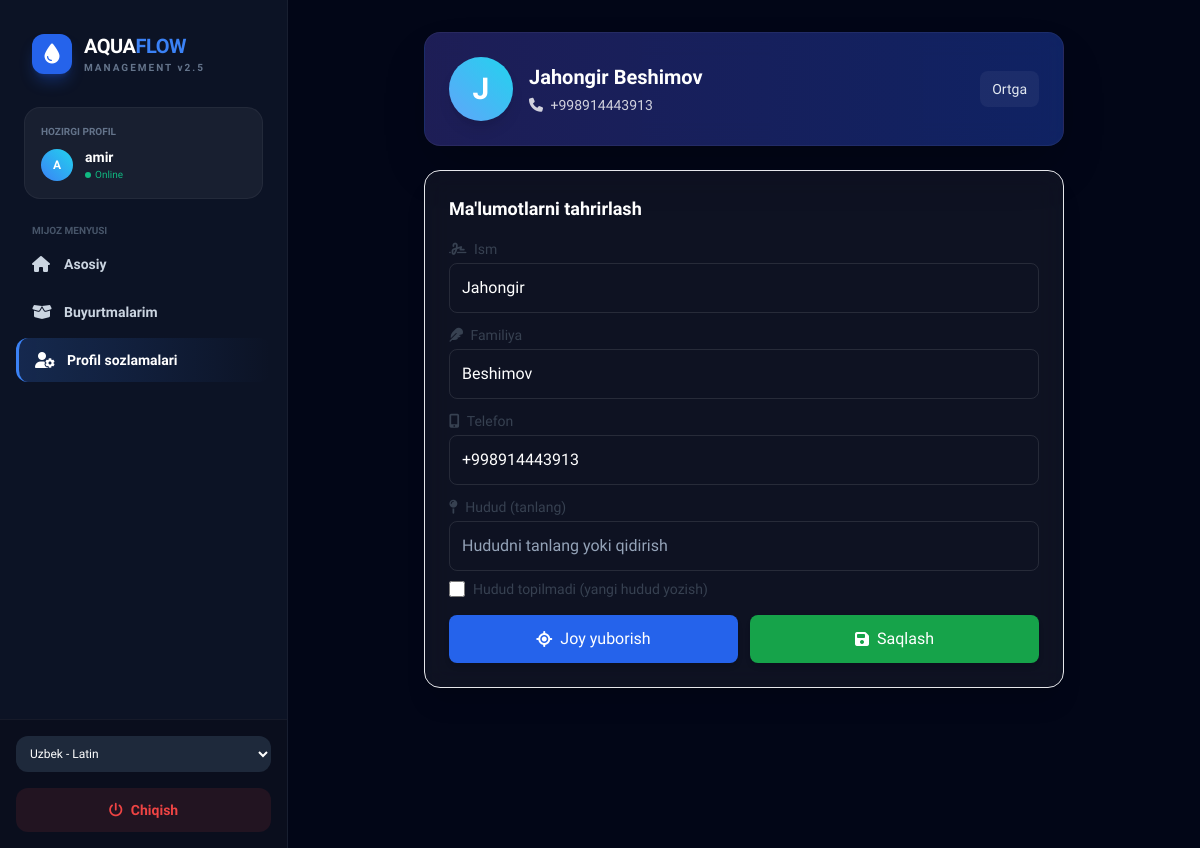
The page /client_panel/profile/ (signed in) on the database its author committed.
### suv_tashish_crm/models.py (models this page shows, shortened)
class Client(models.Model):
    user = models.OneToOneField(
        settings.AUTH_USER_MODEL,
        on_delete=models.CASCADE,
        null=True,
        blank=True,
        related_name="suv_client_profile",
        related_query_name="suv_client_profile",
    )
    business = models.ForeignKey(Business, on_delete=models.CASCADE, related_name="clients", null=True)
    full_name = models.CharField(max_length=255)
    first_name = models.CharField(max_length=150, null=True, blank=True)
    last_name = models.CharField(max_length=150, null=True, blank=True)
    phone = models.CharField(max_length=15, unique=True)
    customer_id = models.CharField(max_length=32, unique=True, null=True, blank=True)
    region = models.ForeignKey(Region, on_delete=models.SET_NULL, null=True, blank=True)
    location_lat = models.FloatField(null=True, blank=True)
    location_lon = models.FloatField(null=True, blank=True)
    bottle_balance = models.IntegerField(default=1)
    debt = models.DecimalField(max_digits=10, decimal_places=2, default=0.0)
    last_order = models.DateTimeField(null=True, blank=True)
    note = models.TextField(null=True, blank=True)
    agreed_to_contract = models.BooleanField(default=False)
    must_change_password = models.BooleanField(default=True)
    parent_admin = models.ForeignKey(
        settings.AUTH_USER_MODEL,
        on_delete=models.SET_NULL,
        null=True,
        blank=True,
        related_name="managed_clients",
    )
    bottles_count = models.PositiveIntegerField(default=1)

### client_panel/views.py (the view)
# urls.py: path("profile/", views.profile_view, name="admin_profile"),
def profile_view(request):
    client = None
    if not request.session.get('client_id'):
        return redirect('/login/')
    try:
        client = Client.objects.filter(id=request.session.get('client_id')).first()
    except Exception:
        client = None
    try:
        if client:
            request.session['client_name'] = client.first_name or getattr(client, 'full_name', '') or ''
            request.session['client_phone'] = client.phone or ''
    except Exception:
        pass
    try:
        from admin_panel.views import read_csv_data
        static_regions = read_csv_data()
        regions = [r.get('name') for r in static_regions if r.get('name')]
    except Exception:
        regions = []
    return render(request, 'client/profile.html', {'client': client, 'regions': regions})

### admin_panel/context_processors.py (called while the page is built, shortened)
def sidebar_debtors(request):
    cutoff = timezone.now() - timedelta(days=10)
    debtors_qs = Client.objects.filter(debt__gt=0, last_order__lt=cutoff).order_by('-debt')[:10]
    debtors = []
    return {'sidebar_debtors': debtors}

### suv_tashish_crm/context_processors.py (called while the page is built)
def language_context(request):
    import os, json
    BASE_DIR = os.path.dirname(os.path.dirname(os.path.abspath(__file__)))
    locale_dir = os.path.join(BASE_DIR, 'locale')
    lang = request.session.get('lang', 'uz_lat')
    if lang not in ('uz_lat', 'uz_cyrl', 'ru', 'en'):
        lang = 'uz_lat'
    filename = os.path.join(locale_dir, f"{lang}.json")
    translations = {}
    try:
        with open(filename, 'r', encoding='utf-8') as f:
            translations = json.load(f)
    except Exception:
        translations = {}
    return {
        'T': translations,
        'current_lang': lang,
        'LANG_OPTIONS': [
            ('uz_lat', 'Uzbek - Latin'),
            ('uz_cyrl', 'Uzbek - Кирил'),
            ('ru', 'Русский'),
            ('en', 'English'),
        ],
    }

def admin_login_error(request):
    try:
        msg = request.session.pop('admin_login_error')
        return {'admin_login_error': msg}
    except Exception:
        return {'admin_login_error': None}

### templates/client/profile.html (shortened to what this page needs)
{% extends 'base.html' %}
{% block content %}
<div class="max-w-2xl mx-auto px-4 pb-24">
    <div class="bg-gradient-to-r from-indigo-900/60 to-blue-800/50 backdrop-blur-md text-white rounded-2xl p-6 shadow-2xl border border-white/5">
        <div class="flex items-center gap-4">
            <div class="w-16 h-16 rounded-full bg-gradient-to-tr from-blue-400 to-cyan-400 flex items-center justify-center text-3xl shadow-lg text-white font-bold">
                {% if client and client.first_name %}{{ client.first_name|slice:":1" }}{% else %}M{% endif %}
            </div>
            <div class="flex-1">
                <div class="font-bold text-xl">{% if client and client.first_name %}{{ client.first_name }} {{ client.last_name }}{% else %}Mening Profilim{% endif %}</div>
                <div class="text-sm opacity-80 mt-1">{% if client and client.phone %}<i class="fa-solid fa-phone mr-1"></i> {{ client.phone }}{% else %}Telefon raqam{% endif %}</div>
            </div>
            <a href="/client_panel/dashboard/" class="text-sm text-slate-200 bg-white/5 hover:bg-white/10 px-3 py-2 rounded-lg">Ortga</a>
        </div>
    </div>
    <div class="mt-6 bg-white/5 backdrop-blur-md p-6 rounded-2xl shadow-xl border border-white/6">
        <h2 class="text-lg font-semibold text-white mb-4">Ma'lumotlarni tahrirlash</h2>
        <form id="profile-form">
            <label for="first_name" class="block text-sm font-medium text-gray-700 mb-1">
                <i class="fa-solid fa-signature mr-1"></i> Ism
            </label>
                 <input name="first_name" id="first_name" value="{% if client %}{{ client.first_name }}{% endif %}"
                     class="w-full p-3 border border-white/10 rounded-lg mb-3 bg-transparent text-white placeholder-slate-400 focus:outline-none focus:ring-2 focus:ring-blue-500 transition duration-200">
            <label for="last_name" class="block text-sm font-medium text-gray-700 mb-1">
                <i class="fa-solid fa-feather mr-1"></i> Familiya
            </label>
                 <input name="last_name" id="last_name" value="{% if client %}{{ client.last_name }}{% endif %}"
                     class="w-full p-3 border border-white/10 rounded-lg mb-3 bg-transparent text-white placeholder-slate-400 focus:outline-none focus:ring-2 focus:ring-blue-500 transition duration-200">
            <label for="phone" class="block text-sm font-medium text-gray-700 mb-1">
                <i class="fa-solid fa-mobile-screen-button mr-1"></i> Telefon
            </label>
                 <input name="phone" id="phone" value="{% if client %}{{ client.phone }}{% endif %}"
                     class="w-full p-3 border border-white/10 rounded-lg mb-3 bg-transparent text-white placeholder-slate-400 focus:outline-none focus:ring-2 focus:ring-blue-500 transition duration-200">
            <label for="region_name" class="block text-sm font-medium text-gray-700 mb-1">
                <i class="fa-solid fa-map-pin mr-1"></i> Hudud (tanlang)
            </label>
                 <input list="regions_list" id="region_name" name="region_name" autocomplete="off" placeholder="Hududni tanlang yoki qidirish"
                     value="{% if client and client.region %}{{ client.region.name }}{% endif %}"
                     class="w-full p-3 border border-white/10 rounded-lg mb-2 bg-transparent text-white placeholder-slate-400 focus:outline-none focus:ring-2 focus:ring-blue-500 transition duration-200">
            <div class="flex items-center space-x-2 mb-2">
                <input type="checkbox" id="region_missing" class="form-checkbox h-4 w-4 text-blue-600 rounded border-gray-300 focus:ring-blue-500">
                <label for="region_missing" class="text-sm text-gray-700 select-none">Hudud topilmadi (yangi hudud yozish)</label>
            </div>
            <div class="flex flex-col sm:flex-row gap-3 mt-4">
                <button type="button" id="send-loc" class="w-full sm:flex-1 bg-blue-600 hover:bg-blue-700 text-white p-3 rounded-lg shadow-md transition duration-200 flex items-center justify-center space-x-2">
                    <i class="fa-solid fa-location-crosshairs"></i>
                    <span>Joy yuborish</span>
                </button>
                <button type="submit" class="w-full sm:flex-1 bg-green-600 hover:bg-green-700 text-white p-3 rounded-lg shadow-md transition duration-200 flex items-center justify-center space-x-2">
                    <i class="fa-solid fa-floppy-disk"></i>
                    <span>Saqlash</span>
                </button>
            </div>
        </form>
    </div>
</div>
{% endblock %}

### templates/base.html (shortened to what this page needs)
<!doctype html>
<html lang="en" class="scroll-smooth">
<head>
    <script src="https://cdn.tailwindcss.com"></script>
    <link rel="stylesheet" href="https://cdnjs.cloudflare.com/ajax/libs/font-awesome/6.5.1/css/all.min.css" />
</head>
<body class="bg-[#020617] text-slate-300">
<div class="flex min-h-screen">
    <aside id="sidebar" class="w-72 h-screen fixed hidden md:flex flex-col glass-sidebar z-40 transition-all duration-300">
        <div class="p-8">
            <div class="flex items-center gap-3">
                <div class="w-10 h-10 rounded-xl bg-blue-600 flex items-center justify-center shadow-lg shadow-blue-600/30">
                    <i class="fa-solid fa-droplet text-white text-xl"></i>
                </div>
                <div>
                    <h1 class="text-xl font-extrabold text-white tracking-tight uppercase">Aqua<span class="text-blue-500">Flow</span></h1>
                    <p class="text-[10px] text-slate-500 font-bold tracking-[0.2em]">MANAGEMENT v2.5</p>
                </div>
            </div>
        </div>
        <nav class="flex-1 px-4 space-y-1 overflow-y-auto custom-scrollbar">
            <div class="mx-2 mb-6 p-4 rounded-2xl bg-white/5 border border-white/5">
                <p class="text-[10px] uppercase font-bold text-slate-500 mb-2">Hozirgi profil</p>
                <div class="flex items-center gap-3">
                    <div class="w-8 h-8 rounded-full bg-gradient-to-tr from-blue-500 to-cyan-400 flex items-center justify-center text-white text-xs font-bold">
                        {% if request.session.courier_name %}{{ request.session.courier_name|slice:":1"|upper }}
                        {% elif request.session.client_name %}{{ request.session.client_name|slice:":1"|upper }}
                        {% elif request.user.is_authenticated %}{{ request.user.username|slice:":1"|upper }}
                        {% else %}A{% endif %}
                    </div>
                    <div class="overflow-hidden">
                        <p class="text-sm font-bold text-white truncate">
                            {% if request.session.courier_name %}{{ request.session.courier_name }}
                            {% elif request.session.client_name %}{{ request.session.client_name }}
                            {% elif request.user.is_authenticated %}{{ request.user.username }}
                            {% else %}Administrator{% endif %}
                        </p>
                        <p class="text-[10px] text-emerald-500 flex items-center gap-1">
                            <span class="w-1.5 h-1.5 rounded-full bg-emerald-500 animate-pulse"></span> Online
                        </p>
                    </div>
                </div>
            </div>
            {% if request.session.courier_id and '/courier_panel/' in request.path %}
                <p class="px-4 text-[10px] font-bold text-slate-600 uppercase mb-2">Kuryer menyusi</p>
                {% include "partials/nav_item.html" with link="/courier_panel/dashboard/" icon="fa-house" text=T.dashboard|default:'Dashboard' %}
                {% include "partials/nav_item.html" with link="/courier_panel/new_orders/" icon="fa-bell" text=T.new_orders|default:'Yangi buyurtmalar' badge="newOrdersBadge" %}
                {% include "partials/nav_item.html" with link="/courier_panel/history/" icon="fa-clock-rotate-left" text=T.history|default:'Tarix' %}
                {% include "partials/nav_item.html" with link="/courier_panel/profile/" icon="fa-user-gear" text="Profil" %}
                {% include "partials/nav_item.html" with link="/courier_panel/clients/add/" icon="fa-user-plus" text="Mijoz qo‘shish" %}
            {% elif request.session.client_id and '/client_panel/' in request.path %}
                <p class="px-4 text-[10px] font-bold text-slate-600 uppercase mb-2">Mijoz menyusi</p>
                {% include "partials/nav_item.html" with link="/client_panel/dashboard/" icon="fa-house" text="Asosiy" %}
                {% include "partials/nav_item.html" with link="/client_panel/orders/" icon="fa-box-open" text="Buyurtmalarim" %}
                {% include "partials/nav_item.html" with link="/client_panel/profile/" icon="fa-user-gear" text="Profil sozlamalari" %}
            {% endif %}
        </nav>
        <div class="p-4 border-t border-white/5 bg-black/20">
            <form method="GET" action="/set_language/" class="mb-4">
                <select name="lang" onchange="this.form.submit()" class="w-full bg-slate-800 border-none text-xs rounded-xl p-2.5 text-white focus:ring-blue-500">
                    {% for code,label in LANG_OPTIONS %}
                    <option value="{{ code }}" {% if current_lang == code %}selected{% endif %}>{{ label }}</option>
                    {% endfor %}
                </select>
            </form>
            <a href="/logout/" class="flex items-center justify-center gap-2 w-full py-3 bg-red-500/10 hover:bg-red-500 text-red-500 hover:text-white rounded-xl transition-all font-bold text-sm">
                <i class="fa-solid fa-power-off"></i> {{ T.logout|default:'Chiqish' }}
            </a>
        </div>
    </aside>
    <main class="flex-1 md:ml-72 min-h-screen pb-24 md:pb-8">
        <div class="p-4 md:p-8">
            {% block content %}{% endblock %}
        </div>
    </main>
</div>
</body>
</html>

### templates/base.html (style rules this page uses)
body { font-family: 'Plus Jakarta Sans', sans-serif; }
.glass-sidebar { background: rgba(15, 23, 42, 0.8); backdrop-filter: blur(12px); border-right: 1px solid rgba(255, 255, 255, 0.05); }

### rows shown on the page
Client: first_name "J", first_name "Jahongir", last_name "Beshimov", phone "+998914443913"

### other values the page prints
{{ request.session.courier_name|slice:":1"|upper }} "A"
{{ request.session.courier_name }} "amir"
{{ text }} "Asosiy Buyurtmalarim Profil sozlamalari"
{{ T.logout|default:'Chiqish' }} "Chiqish"
form field lang "Uzbek - Latin"
